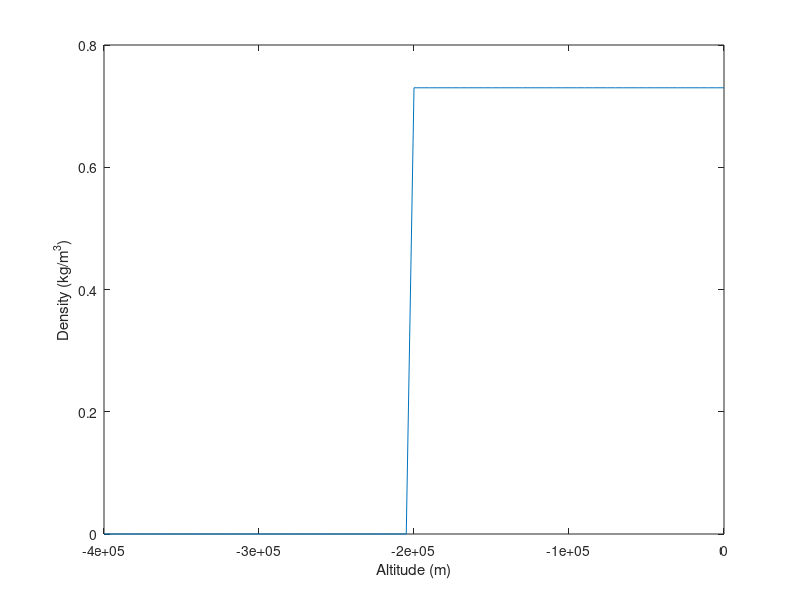

Here is the MATLAB script that generated this plot:
%%
clear; clc;

%%
% %start with basic assumptions 
% 
% load Temp_Alt_Fit;
% %altitude of mission
depth = [400:-5:0]*1000; %m
% 
% %pressure range
pressure = [.01:.1236:10]*100000; %Pa
% 
% %altitude = [400:-25:0]*1000;
% %temperature = [105, 95, 85, 80, 75, 80, 90, 100, 120, 150, 160, 180, 200, 220, 250, 275, 300];
% 
% %density model
% rho = pressure./((8.315.*Temp_Alt_Fit(altitude))');
% plot(-altitude, rho)
% xlabel('Altitude (m)')
% ylabel('Density (kg/m^3)')

%%
%initial conditions for maximum profile

%tension
T = 0;
%gravity
g = 10.4; % m/s2

x_probe=zeros([1 length(depth)]); %m
v_probe=zeros([1 length(depth)]); %m/s
a_probe=zeros([1 length(depth)]); %m/s
Fd_probe=zeros([1 length(depth)]);
rho = zeros([1 length(depth)]);
delta_t = 100;

%initial probe conditions
v_probe(1)= 13166.667; %m/s
A_probe= 0.78; %m2
m_probe = 500; %kg
Cd_probe=1.3;


%%
for i=1:length(rho)
    
if depth(i) <= 400000 && depth(i) > 200000
    rho(i) = 0; %molar mass of NH3
    
else
    rho(i) = .73;
end
end

plot(-depth, rho)
xlabel('Altitude (m)')
ylabel('Density (kg/m^3)')


% rho in units of kg/m3

%% 
for q=2:length(depth)
    
    if pressure(q) > 100000
        A_probe = 50; % m2
    end
    
    %probe iteration
    Fd_probe(q)= 1/2*Cd_probe*rho(q)*v_probe(q-1)^2*A_probe;
    a_probe(q)= (m_probe*g-Fd_probe(q))/m_probe;
    v_probe(q)=v_probe(q-1)+a_probe(q)*delta_t;
    x_probe(q) = x_probe(q-1) + v_probe(q-1)*delta_t + 1/2*a_probe(q)*delta_t^2;

end



